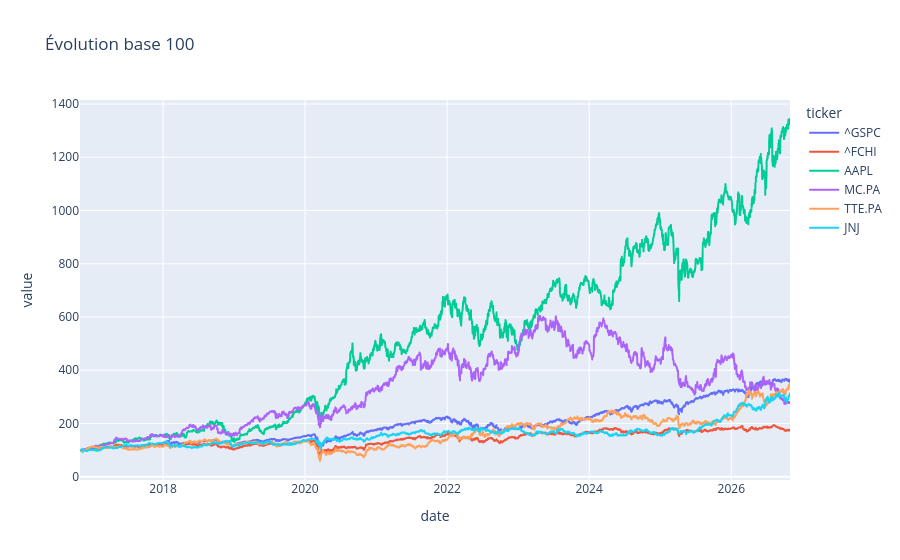

Notebook code for this chart:
### Code cell
# goal : compare the evolution of different tickers, starting from a base of 100
base100 = prix.div(prix.bfill().iloc[0]) * 100
choix = [t for t in ["^GSPC", "^FCHI", "AAPL", "MC.PA", "TTE.PA", "JNJ"] if t in base100.columns]

fig = px.line(base100[choix], title="Évolution base 100")
fig.show()

### Figure 1 — Plotly figure (JSON) as saved in the notebook; plotly's stock layout.template omitted (floating-point values rounded to 4 significant figures; data arrays with more than 128 entries replaced by an {"elided": "..."} marker saying what was removed)
{"data": [{"hovertemplate": "ticker=^GSPC<br>date=%{x}<br>value=%{y}<extra></extra>", "legendgroup": "^GSPC", "line": {"color": "#636efa", "dash": "solid"}, "marker": {"symbol": "circle"}, "mode": "lines", "name": "^GSPC", "showlegend": true, "type": "scattergl", "x": {"elided": "2585 str values"}, "xaxis": "x", "y": {"elided": "2585 float values"}, "yaxis": "y"}, {"hovertemplate": "ticker=^FCHI<br>date=%{x}<br>value=%{y}<extra></extra>", "legendgroup": "^FCHI", "line": {"color": "#EF553B", "dash": "solid"}, "marker": {"symbol": "circle"}, "mode": "lines", "name": "^FCHI", "showlegend": true, "type": "scattergl", "x": {"elided": "2585 str values"}, "xaxis": "x", "y": {"elided": "2585 float values"}, "yaxis": "y"}, {"hovertemplate": "ticker=AAPL<br>date=%{x}<br>value=%{y}<extra></extra>", "legendgroup": "AAPL", "line": {"color": "#00cc96", "dash": "solid"}, "marker": {"symbol": "circle"}, "mode": "lines", "name": "AAPL", "showlegend": true, "type": "scattergl", "x": {"elided": "2585 str values"}, "xaxis": "x", "y": {"elided": "2585 float values"}, "yaxis": "y"}, {"hovertemplate": "ticker=MC.PA<br>date=%{x}<br>value=%{y}<extra></extra>", "legendgroup": "MC.PA", "line": {"color": "#ab63fa", "dash": "solid"}, "marker": {"symbol": "circle"}, "mode": "lines", "name": "MC.PA", "showlegend": true, "type": "scattergl", "x": {"elided": "2585 str values"}, "xaxis": "x", "y": {"elided": "2585 float values"}, "yaxis": "y"}, {"hovertemplate": "ticker=TTE.PA<br>date=%{x}<br>value=%{y}<extra></extra>", "legendgroup": "TTE.PA", "line": {"color": "#FFA15A", "dash": "solid"}, "marker": {"symbol": "circle"}, "mode": "lines", "name": "TTE.PA", "showlegend": true, "type": "scattergl", "x": {"elided": "2585 str values"}, "xaxis": "x", "y": {"elided": "2585 float values"}, "yaxis": "y"}, {"hovertemplate": "ticker=JNJ<br>date=%{x}<br>value=%{y}<extra></extra>", "legendgroup": "JNJ", "line": {"color": "#19d3f3", "dash": "solid"}, "marker": {"symbol": "circle"}, "mode": "lines", "name": "JNJ", "showlegend": true, "type": "scattergl", "x": {"elided": "2585 str values"}, "xaxis": "x", "y": {"elided": "2585 float values"}, "yaxis": "y"}], "layout": {"legend": {"title": {"text": "ticker"}, "tracegroupgap": 0}, "title": {"text": "Évolution base 100"}, "xaxis": {"anchor": "y", "domain": [0, 1], "title": {"text": "date"}}, "yaxis": {"anchor": "x", "domain": [0, 1], "title": {"text": "value"}}}}
